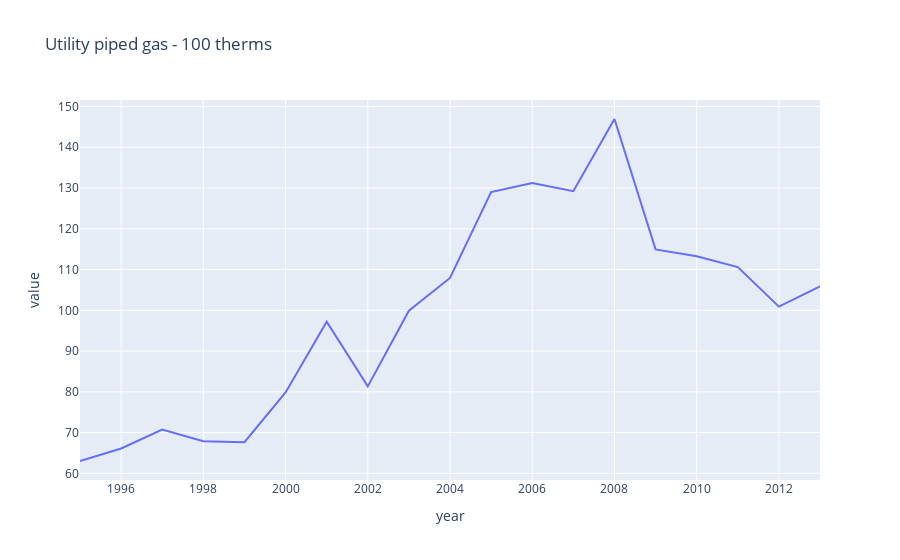
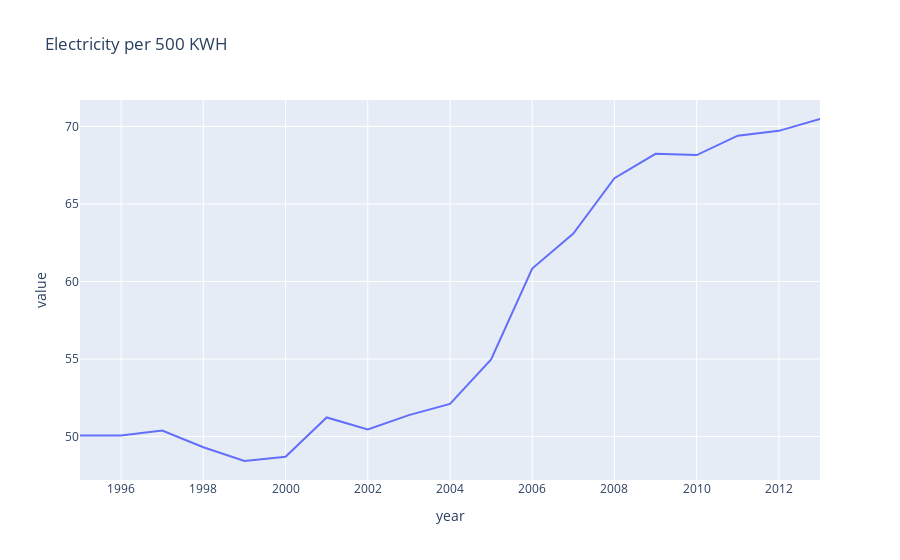
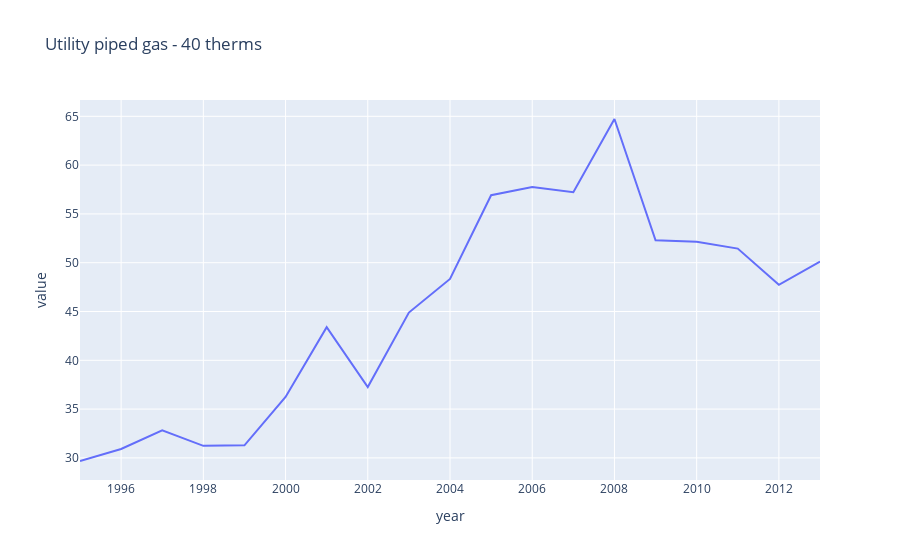
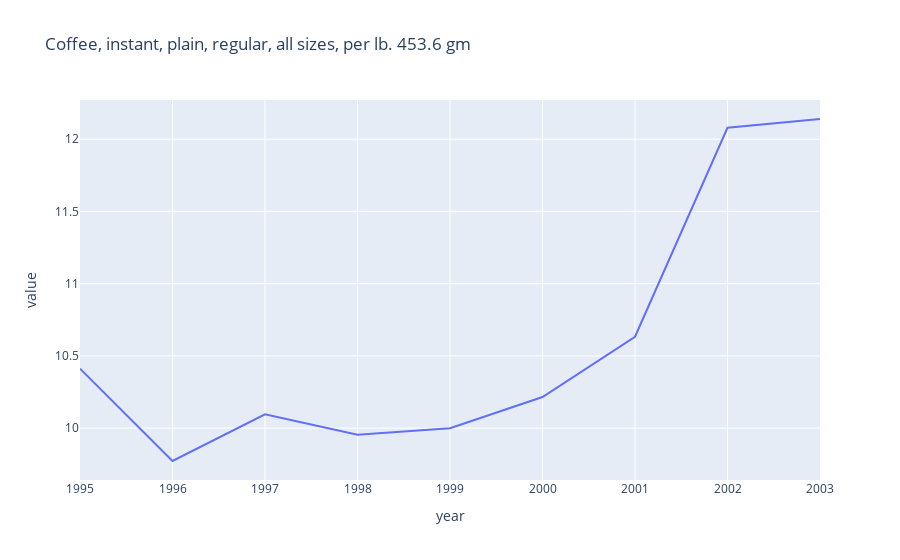

Notebook code cell kept with these figures, in order:
### Code cell
# Looking at top 10 most expensive items

topTenExpensive = pd.DataFrame((complete_df.groupby(['item_name']).value.mean()).sort_values(ascending=False).reset_index().head(10))
byItem = pd.DataFrame((complete_df.groupby(['year', 'item_name']).value.mean()).reset_index())

for name in topTenExpensive['item_name']:
    fig = px.line(byItem[byItem['item_name'] == name], x='year', y='value', title=name)
    fig.show()

### Figure 1 — Plotly figure (JSON) as saved in the notebook; plotly's stock layout.template omitted (floating-point values rounded to 4 significant figures)
{"data": [{"hovertemplate": "year=%{x}<br>value=%{y}<extra></extra>", "legendgroup": "", "line": {"color": "#636efa", "dash": "solid"}, "marker": {"symbol": "circle"}, "mode": "lines", "name": "", "orientation": "v", "showlegend": false, "type": "scatter", "x": [1995, 1996, 1997, 1998, 1999, 2000, 2001, 2002, 2003, 2004, 2005, 2006, 2007, 2008, 2009, 2010, 2011, 2012, 2013], "xaxis": "x", "y": [63.03, 66.11, 70.74, 67.9, 67.64, 79.85, 97.2, 81.34, 99.9, 107.9, 129.0, 131.2, 129.2, 146.9, 115.0, 113.2, 110.6, 100.9, 105.9], "yaxis": "y"}], "layout": {"autosize": true, "legend": {"tracegroupgap": 0}, "title": {"text": "Utility piped gas - 100 therms"}, "xaxis": {"anchor": "y", "autorange": true, "domain": [0, 1], "range": [1995, 2013], "title": {"text": "year"}, "type": "linear"}, "yaxis": {"anchor": "x", "autorange": true, "domain": [0, 1], "range": [58.37, 151.6], "title": {"text": "value"}, "type": "linear"}}}

### Figure 2 — Plotly figure (JSON) as saved in the notebook; plotly's stock layout.template omitted (floating-point values rounded to 4 significant figures)
{"data": [{"hovertemplate": "year=%{x}<br>value=%{y}<extra></extra>", "legendgroup": "", "line": {"color": "#636efa", "dash": "solid"}, "marker": {"symbol": "circle"}, "mode": "lines", "name": "", "orientation": "v", "showlegend": false, "type": "scatter", "x": [1995, 1996, 1997, 1998, 1999, 2000, 2001, 2002, 2003, 2004, 2005, 2006, 2007, 2008, 2009, 2010, 2011, 2012, 2013], "xaxis": "x", "y": [50.06, 50.07, 50.38, 49.3, 48.42, 48.69, 51.23, 50.46, 51.38, 52.1, 54.97, 60.84, 63.09, 66.67, 68.23, 68.15, 69.41, 69.72, 70.48], "yaxis": "y"}], "layout": {"autosize": true, "legend": {"tracegroupgap": 0}, "title": {"text": "Electricity per 500 KWH"}, "xaxis": {"anchor": "y", "autorange": true, "domain": [0, 1], "range": [1995, 2013], "title": {"text": "year"}, "type": "linear"}, "yaxis": {"anchor": "x", "autorange": true, "domain": [0, 1], "range": [47.19, 71.71], "title": {"text": "value"}, "type": "linear"}}}

### Figure 3 — Plotly figure (JSON) as saved in the notebook; plotly's stock layout.template omitted (floating-point values rounded to 4 significant figures)
{"data": [{"hovertemplate": "year=%{x}<br>value=%{y}<extra></extra>", "legendgroup": "", "line": {"color": "#636efa", "dash": "solid"}, "marker": {"symbol": "circle"}, "mode": "lines", "name": "", "orientation": "v", "showlegend": false, "type": "scatter", "x": [1995, 1996, 1997, 1998, 1999, 2000, 2001, 2002, 2003, 2004, 2005, 2006, 2007, 2008, 2009, 2010, 2011, 2012, 2013], "xaxis": "x", "y": [29.68, 30.91, 32.84, 31.23, 31.29, 36.25, 43.39, 37.26, 44.89, 48.34, 56.91, 57.75, 57.22, 64.73, 52.29, 52.16, 51.44, 47.73, 50.11], "yaxis": "y"}], "layout": {"autosize": true, "legend": {"tracegroupgap": 0}, "title": {"text": "Utility piped gas - 40 therms"}, "xaxis": {"anchor": "y", "autorange": true, "domain": [0, 1], "range": [1995, 2013], "title": {"text": "year"}, "type": "linear"}, "yaxis": {"anchor": "x", "autorange": true, "domain": [0, 1], "range": [27.73, 66.67], "title": {"text": "value"}, "type": "linear"}}}

### Figure 4 — Plotly figure (JSON) as saved in the notebook; plotly's stock layout.template omitted (floating-point values rounded to 4 significant figures)
{"data": [{"hovertemplate": "year=%{x}<br>value=%{y}<extra></extra>", "legendgroup": "", "line": {"color": "#636efa", "dash": "solid"}, "marker": {"symbol": "circle"}, "mode": "lines", "name": "", "orientation": "v", "showlegend": false, "type": "scatter", "x": [1995, 1996, 1997, 1998, 1999, 2000, 2001, 2002, 2003], "xaxis": "x", "y": [10.41, 9.773, 10.1, 9.954, 9.999, 10.22, 10.63, 12.08, 12.14], "yaxis": "y"}], "layout": {"autosize": true, "legend": {"tracegroupgap": 0}, "title": {"text": "Coffee, instant, plain, regular, all sizes, per lb. 453.6 gm"}, "xaxis": {"anchor": "y", "autorange": true, "domain": [0, 1], "range": [1995, 2003], "title": {"text": "year"}, "type": "linear"}, "yaxis": {"anchor": "x", "autorange": true, "domain": [0, 1], "range": [9.641, 12.27], "title": {"text": "value"}, "type": "linear"}}}
